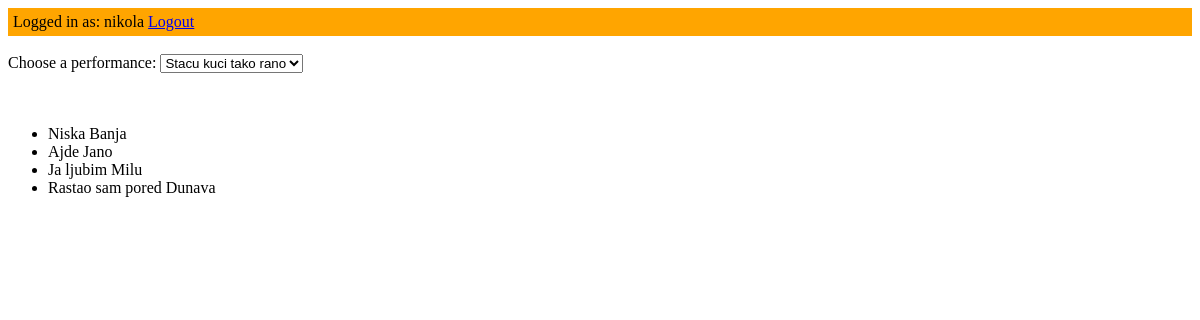
The page /Performances/ (signed in) on the database as committed earlier.
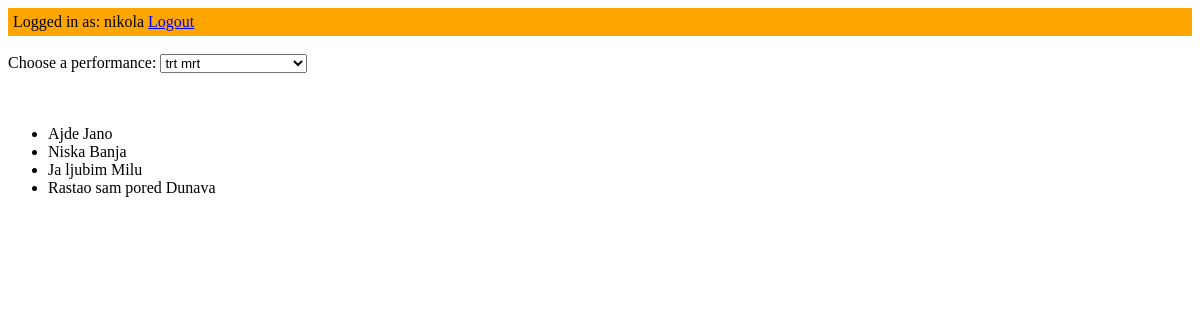
The same page on the database as committed later.
### Performances/models.py (models this page shows)
class SongOrder(models.Model):
	def __str__(self):
		return self.songs.name
	songs = models.ForeignKey(song, on_delete=models.CASCADE)
	performance = models.ForeignKey(Performance, on_delete=models.CASCADE)
	orderInPerformance = models.IntegerField(null=True, blank=True)

### Repertoire/models.py (models this page shows, shortened)
class song(models.Model):
	name = models.CharField(max_length=200)
	lyrics = models.TextField(null=True, blank=True)
	audioFile = models.FileField(upload_to='audioRepository', null=True, blank=True)

### Performances/views.py (the view)
# urls.py: url(r'^', views.Performances, name='Performances'),
def Performances(request):
	if request.user.is_authenticated():
		Performances = Performance.objects.all().order_by('date')
		CurrentSelection = Performances[0]
		Songs = SongOrder.objects.filter(performance=2).order_by('orderInPerformance')
		return render(request, 'Performances/Performances.html', { 'username' : request.user, 'loggedin' : True, 'Performances' : Performances, 'Songs' : Songs, 'CurrentSelection': CurrentSelection} )
	else:
		return render(request, 'Performances/Performances.html', { 'username': request.user, 'loggedin' : False } )

### Performances/models.py (called while the page is built)
	def __str__(self):
		return self.name

### Performances/templates/Performances/Performances.html (shortened to what this page needs)
{% load static %}
<!doctype html>
<html lang="en">
<head>
  <link rel="stylesheet" href="{% static 'Repertoire/style.css' %}" />
</head>
<body>
</body>
</html>
<div class="header">
	<form action="{% url 'Repertoire:Login' %}" method='post'>
	{% if loggedin %}
		Logged in as: {{ username }}  <a href="{% url 'Repertoire:Logout' %}">  Logout</a>
	{% else %}
	{% csrf_token %}
	Login:<input type="text" name="username">
	Password:<input type="password" name="password">
	<input type="submit" value="Login">
	{% endif %}
	</form>
</div>
	{% if loggedin %}
	<form action="{% url 'Performances:test' %}" method='post'>
	<label for="Performances">Choose a performance: </label>
	<select onchange="this.form.submit()" name="Performances">
			{% for Performance in Performances %}
		    <option value="{{ Performance }}" {% if Performance == CurrentSelection %}selected{% endif%}>{{Performance}}</option>
			{% endfor %}
	</select>
	</form>
	<ul>
		{% for song in Songs %}
		    <li>{{ song }}</li>
		{% endfor %}
	</ul>
	{% endif %}
</body>
</html>

Rows that differ between the two databases and show on the page:
changed SongOrder "Ajde Jano": moves up the list
Other text that changed with them:
form field Performances: "Stacu kuci tako rano" → "trt mrt"
